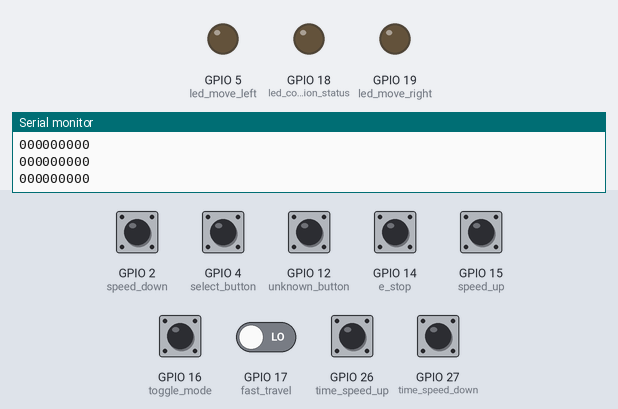
Simulated run of this sketch. Board: ESP32. Shown: output pins drawn as LEDs (lit = HIGH), the last lines printed to the serial monitor. The test bench sets the inputs (shaded band); at power-on: GPIO 2 (speed_down), GPIO 4 (select_button), GPIO 12 (unknown_button), GPIO 14 (e_stop), GPIO 15 (speed_up), GPIO 16 (toggle_mode), GPIO 17 (fast_travel), GPIO 26 (time_speed_up), GPIO 27 (time_speed_down) LOW.

Above: at 1.2 s.
1.3 s: GPIO 4 (select_button) pulled HIGH for 0.15 s
At 1.5 s:
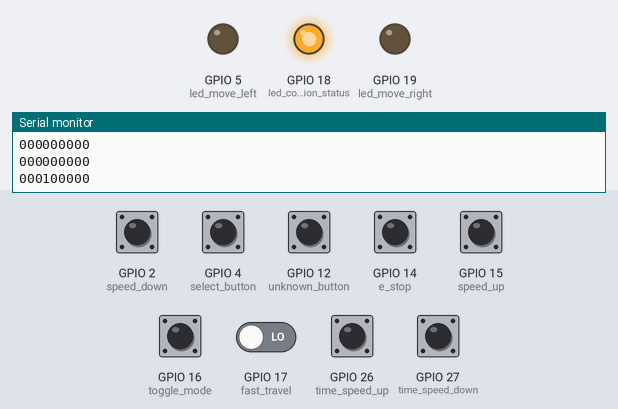
3.1 s: GPIO 16 (toggle_mode) pulled HIGH for 0.15 s
At 3.3 s:
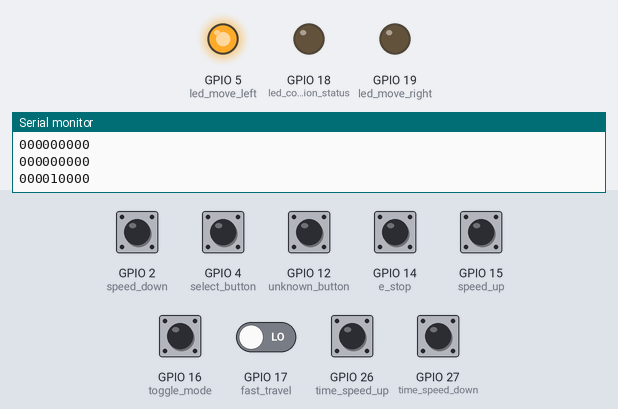
4.9 s: GPIO 17 (fast_travel) driven HIGH
At 6.0 s:
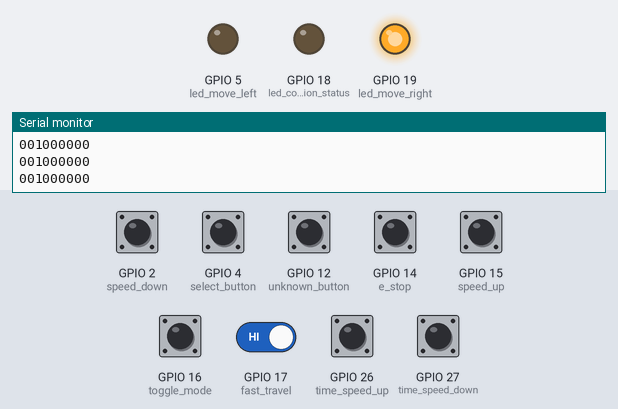
6.5 s: GPIO 4 (select_button) pulled HIGH for 1 s
At 7.2 s:
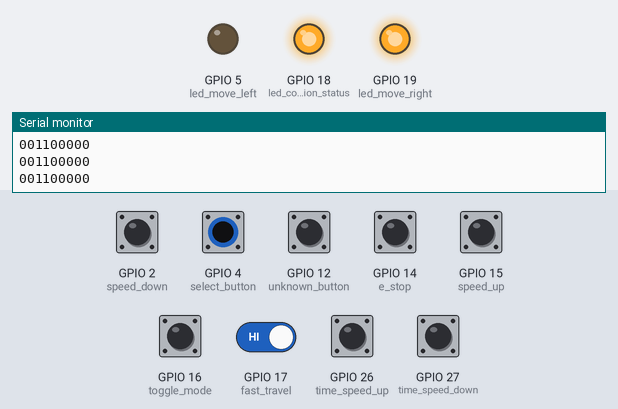
9.1 s: GPIO 16 (toggle_mode) pulled HIGH for 1 s
At 10.0 s:
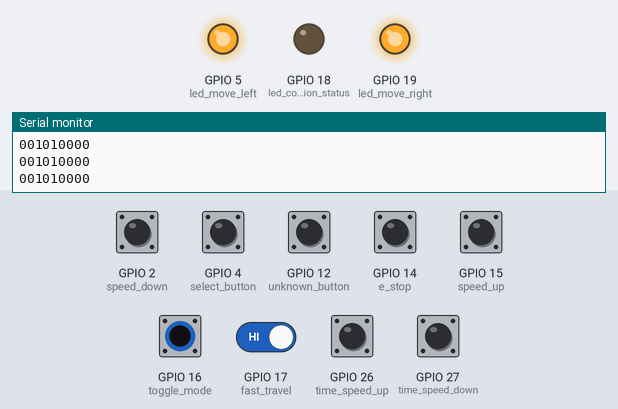
11.7 s: GPIO 17 (fast_travel) driven LOW
At 12.6 s:
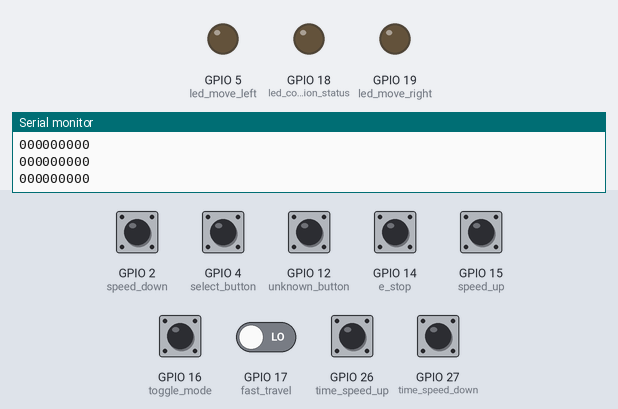
Timing chart, 0 to 14.3 s (numbered marks = the images above; inputs shaded):
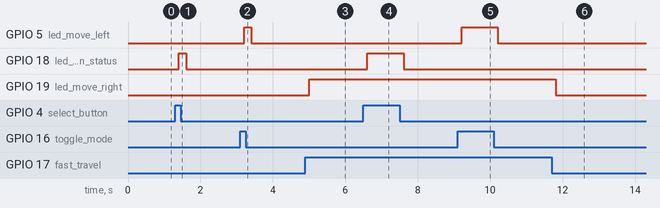

The sketch:

IO_Initialize_Test.ino
```cpp
const int unknown_button = 12;
const int e_stop = 14;

const int fast_travel = 17;
const int select_button = 4;
const int toggle_mode = 16;

const int speed_up = 15;
const int speed_down = 2;
const int time_speed_up = 26;
const int time_speed_down = 27;

const int joy_left_unknown = 35;
const int joy_left_forward_backward = 34;
const int joy_right_roll = 39;
const int joy_right_pitch = 36;

const int led_connection_status = 18;
const int led_move_left = 5;
const int led_move_right = 19;


void setup() {
  Serial.begin(115200);

  pinMode(unknown_button, INPUT);
  pinMode(e_stop, INPUT);
  pinMode(fast_travel, INPUT);
  pinMode(select_button, INPUT);
  pinMode(toggle_mode, INPUT);
  pinMode(speed_up, INPUT);
  pinMode(speed_down, INPUT);
  pinMode(time_speed_up, INPUT);
  pinMode(time_speed_down, INPUT);
  pinMode(joy_left_unknown, INPUT);
  pinMode(joy_left_forward_backward, INPUT);
  pinMode(joy_right_roll, INPUT);
  pinMode(joy_right_pitch, INPUT);

  pinMode(led_connection_status, OUTPUT);
  pinMode(led_move_left, OUTPUT);
  pinMode(led_move_right, OUTPUT);
  digitalWrite(led_connection_status, LOW);
  digitalWrite(led_move_left, LOW);
  digitalWrite(led_move_right, LOW);

}

void loop() {
  String output = "";
  output += digitalRead(unknown_button);
  output += digitalRead(e_stop);
  output += digitalRead(fast_travel);
  output += digitalRead(select_button);
  output += digitalRead(toggle_mode);
  output += digitalRead(speed_up);
  output += digitalRead(speed_down);
  output += digitalRead(time_speed_up);
  output += digitalRead(time_speed_down);

  Serial.println(output);


  if(digitalRead(toggle_mode))
  {
    digitalWrite(led_move_left, HIGH);
  }
  else
  {
    digitalWrite(led_move_left, LOW);
  }
  if(digitalRead(select_button))
  {
    digitalWrite(led_connection_status, HIGH);
  }
  else
  {
    digitalWrite(led_connection_status, LOW);
  }
  if(digitalRead(fast_travel))
  {
    digitalWrite(led_move_right, HIGH);
  }
  else
  {
    digitalWrite(led_move_right, LOW);
  }


  delay(200);

}
```

Measured:
- after the input at 1.3 s, GPIO 18 (led_connection_status): LOW → HIGH after 0.10 s, → LOW 0.20 s later
- after the input at 3.1 s, GPIO 5 (led_move_left): LOW → HIGH after 0.10 s, → LOW 0.20 s later
- after the input at 4.9 s, GPIO 19 (led_move_right): LOW → HIGH after 0.10 s
- after the input at 6.5 s, GPIO 18 (led_connection_status): LOW → HIGH after 0.11 s, → LOW 1.0 s later
- after the input at 9.1 s, GPIO 5 (led_move_left): LOW → HIGH after 0.11 s, → LOW 1.0 s later
- after the input at 11.7 s, GPIO 19 (led_move_right): HIGH → LOW after 0.11 s
